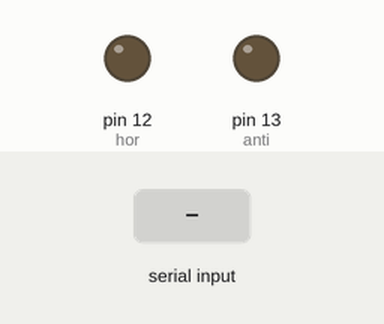
The sketch below on a simulated Arduino Uno, built with avr-gcc and run on an emulated ATmega328P. Parts: output pins drawn as LEDs (lit = HIGH). The test bench sets the inputs (shaded band).

Above: at 1.2 s.
1.3 s: "1" received over the second serial link
At 2.2 s:
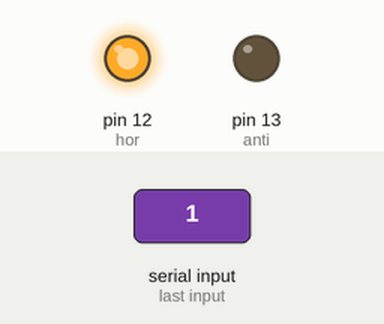
2.8 s: "2" received over the second serial link
At 3.3 s:
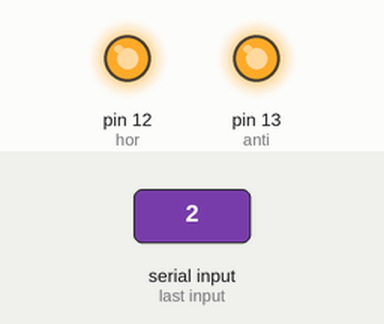
4.3 s: "0" received over the second serial link
At 5.5 s:
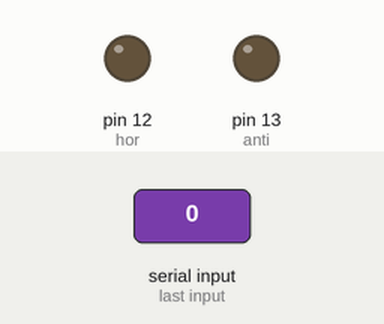
5.8 s: "2" received over the second serial link
At 6.8 s:
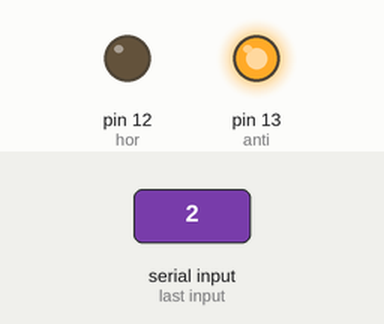
Timing chart, 0 to 8.3 s (numbered marks = the images above; inputs shaded):
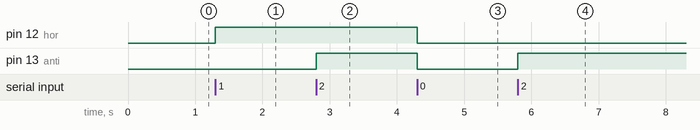

The sketch:

motor_bluetooth.ino
```cpp
#include <SoftwareSerial.h>
int hor = 12;
int anti = 13;
char opcion;
SoftwareSerial blue(2,3); //se conecta al pin 2 TX del HC-06 y pin 3 al RX

void setup() {

blue.begin(9600);
pinMode(hor,OUTPUT);
pinMode(anti,OUTPUT);
}

void loop() {
  if (blue.available() > 0)
  opcion = blue.read();
  switch (opcion)
{
  case '0':
    digitalWrite(hor,LOW);
    digitalWrite(anti,LOW);
    break;
    case '1':
        digitalWrite(hor,HIGH);
        break;
    case '2':
        digitalWrite(anti,HIGH);
        break;
}
}
```

Measured:
- after the input at 1.3 s, pin 12 (hor): LOW → HIGH at once
- after the input at 2.8 s, pin 13 (anti): LOW → HIGH at once
- after the input at 4.3 s, pin 12 (hor), pin 13 (anti): HIGH → LOW at once
- after the input at 5.8 s, pin 13 (anti): LOW → HIGH at once
